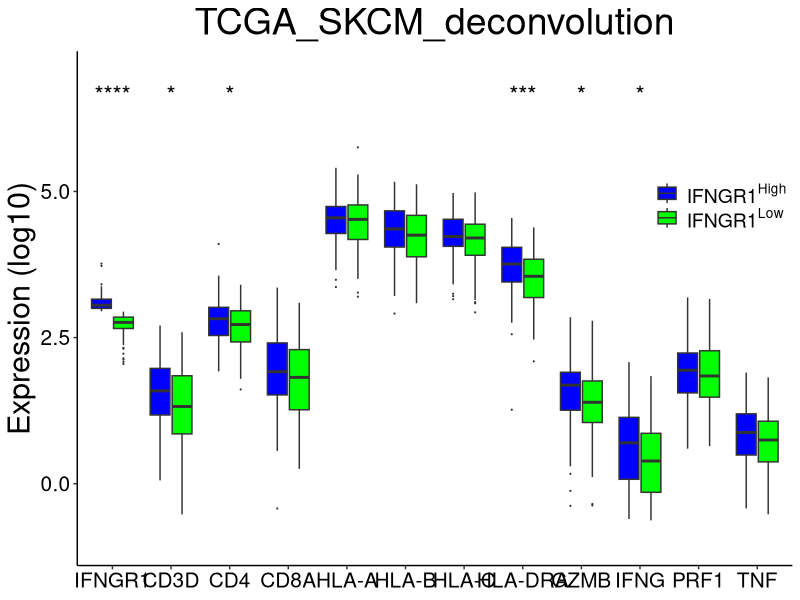

Recreate this plot in R.
library(dplyr)
library(tidyr)
library(ggplot2)
df=read.csv("SKCM80.immuneGene.txt",sep = "\t")
head(df)
##mediun if IFNGR1
mean(df$IFNGR1.3459)
# creating a column to dataframe based on values in other columns:
df <- df %>% 
  mutate(type = if_else(IFNGR1.3459 >= 888.9253, "High", "Low"))#80SKCM:795.157,UVM:376.01#90SKCM:677.72 UVM:400.34  #totalSKCM 900.816, UVM: 451.418

##transfer data matrix
df_new <- tidyr::gather(df,key='symbol',value='expression',2:13,-1) ##
head(df_new)
#df_new$expression <- log10(df_new$expression)
df_new$symbol <- gsub("\\.[0-9]+$","",df_new$symbol)
df_new$symbol<-gsub("\\.", "-",df_new$symbol)
head(df_new)
res <- df_new %>% 
  dplyr::filter(!is.infinite(expression)) %>%
  group_by(type,symbol) %>%
  dplyr::summarise(value = list(expression)) %>%
  spread(type,value) %>%
  group_by(symbol) %>%
  mutate(high_mean=mean(unlist(High))) %>%
  mutate(low_mean=mean(unlist(Low))) %>%
  mutate(p_value=wilcox.test(unlist(High),unlist(Low))$p.value)

new <- res[,c(1,4,5,6)]
new

##plot 
library(ggsignif)
library(ggplot2)
library(tidyverse)
library(ggpubr)

df_new$expression <- log10(df_new$expression)
UVM_SKCM <- df_new[,-1]

##reorder x axis
UVM_SKCM$symbol<- factor(df_new$symbol,
                        levels = c("IFNGR1", "CD3D","CD4","CD8A", "HLA-A", "HLA-B", 
                "HLA-C", "HLA-DRA", "GZMB", "IFNG", "PRF1", "TNF"),ordered = TRUE)


p1<-ggplot(data = UVM_SKCM, aes(x=symbol, y=expression)) + 
  geom_boxplot(aes(fill=type), outlier.size = 0.1) +
  ylim(-1,7) +
  labs(fill = "IFNGR1") +
  ylab("Expression (log10)") +
  xlab("Gene")+
  theme_bw() +
  #eliminates background, gridlines, and chart border
  theme(
    plot.background = element_blank(),
    panel.grid.major = element_blank(),
    panel.grid.minor = element_blank(),
    panel.border = element_blank()
  ) +
  scale_fill_manual(
    labels = c(expression(IFNGR1^High),expression(IFNGR1^Low)), 
    values = c("blue", "green")) +
  #draws x and y axis line
  theme(axis.line = element_line(color = 'black')) +
  theme(axis.text.y = element_text(size=15, color = "black"),
        #    axis.text.x = element_text(size=10, color = "black", angle = 45, hjust=1), axis.title = element_text(size=20, face = "bold"), 
        axis.text.x = element_text(size=15, color = "black"), axis.title = element_text(size=22), 
        axis.title.x = element_blank(),plot.title = element_text(size = 27, hjust = 0.5),
        legend.text = element_text(size=14),
        legend.title = element_blank(),
        #legend.title = element_text(size=13),
        legend.position = c(0.9,0.7)) #c(0.9,0.8)
p1 + stat_compare_means(aes(group = type),method="wilcox.test", label = "p.signif",
                        label.y = 6.5, size =6, hide.ns = TRUE) + ggtitle("TCGA_SKCM_deconvolution")

